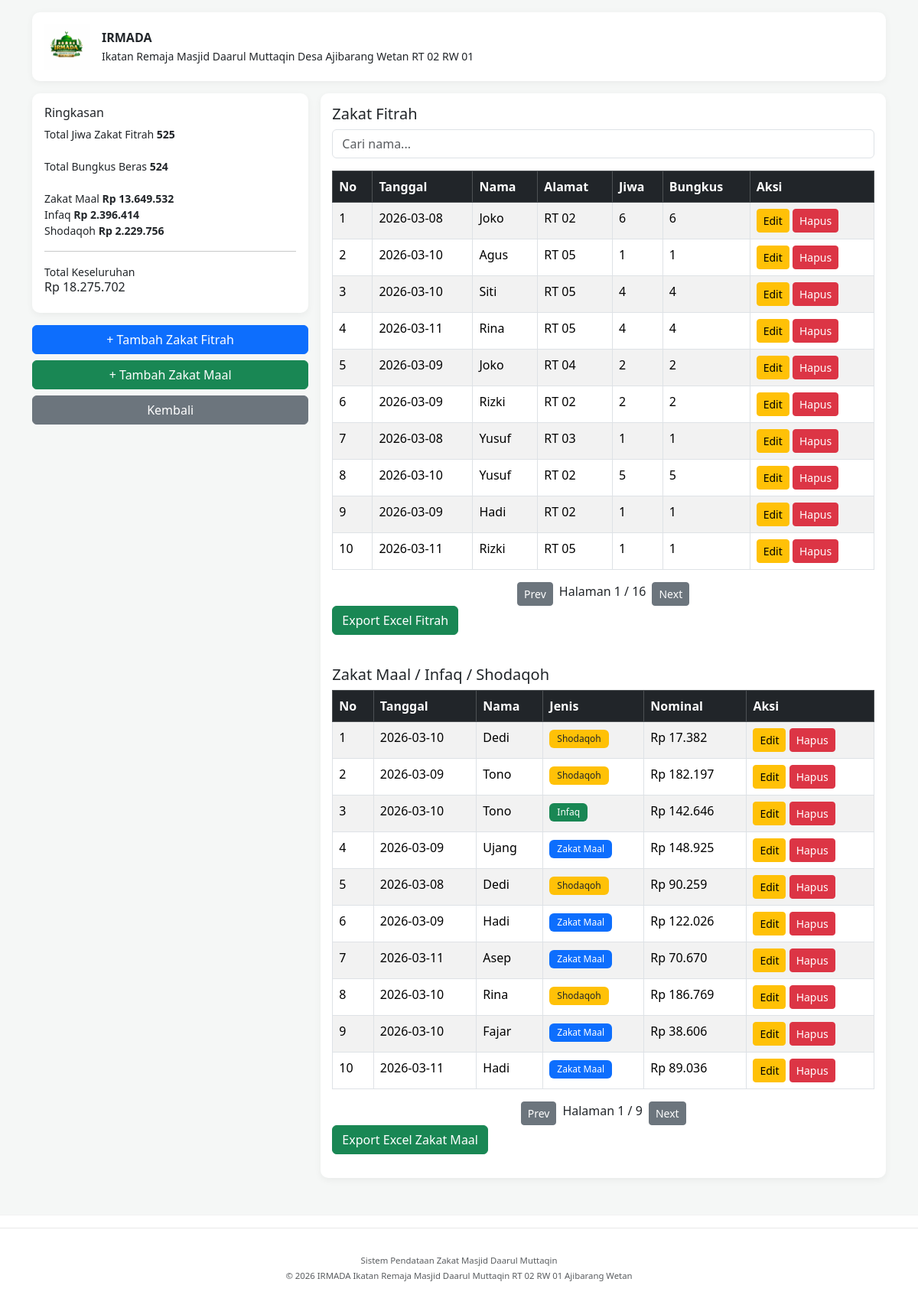
Screenshot of /laporan (signed in) with the database file from the repository.
### tables this page shows
CREATE TABLE fitrah (
id INTEGER PRIMARY KEY AUTOINCREMENT,
tanggal TEXT,
nama TEXT,
alamat TEXT,
jiwa INTEGER
, bungkus INTEGER);

CREATE TABLE maal (
id INTEGER PRIMARY KEY AUTOINCREMENT,
tanggal TEXT,
nama TEXT,
jenis TEXT,
nominal INTEGER
);

### main.py (the view)
@app.get("/laporan")
def laporan(request: Request):
    if not request.session.get("user"):
        return RedirectResponse("/login", status_code=303)
    conn = db()
    cur = conn.cursor()
    cur.execute("SELECT * FROM fitrah ORDER BY id DESC")
    data_fitrah = cur.fetchall()
    cur.execute("SELECT * FROM maal ORDER BY id DESC")
    data_maal = cur.fetchall()
    cur.execute("SELECT SUM(jiwa) FROM fitrah")
    total_jiwa = cur.fetchone()[0] or 0
    cur.execute("SELECT SUM(nominal) FROM maal")
    total_maal = cur.fetchone()[0] or 0
    cur.execute("SELECT SUM(bungkus) FROM fitrah")
    total_bungkus = cur.fetchone()[0] or 0
    cur.execute("SELECT SUM(nominal) FROM maal WHERE jenis='Zakat Maal'")
    total_zakatmaal = cur.fetchone()[0] or 0
    cur.execute("SELECT SUM(nominal) FROM maal WHERE jenis='Infaq'")
    total_infaq = cur.fetchone()[0] or 0
    cur.execute("SELECT SUM(nominal) FROM maal WHERE jenis='Shodaqoh'")
    total_shodaqoh = cur.fetchone()[0] or 0
    total_semua = total_zakatmaal + total_infaq + total_shodaqoh
    conn.close()
    return templates.TemplateResponse(
        "laporan.html",
        {
            "request": request,
            "fitrah": data_fitrah,
            "maal": data_maal,
            "total_jiwa": total_jiwa,
            "total_bungkus": total_bungkus,
            "total_zakatmaal": total_zakatmaal,
            "total_infaq": total_infaq,
            "total_shodaqoh": total_shodaqoh,
            "total_semua": total_semua
        }
    )

### templates/laporan.html (shortened to what this page needs)
<!DOCTYPE html>
<html>
<head>
<link href="https://cdn.jsdelivr.net/npm/bootstrap@5.3.2/dist/css/bootstrap.min.css" rel="stylesheet">
</head>
<body>
    <div class="container mt-3">
        <div class="header-mini mb-3">
            <div class="d-flex align-items-center">
                <img src="/static/logo.jpeg" class="logo me-3">
                <div>
                    <b>IRMADA</b><br>
                    <small>
Ikatan Remaja Masjid Daarul Muttaqin
Desa Ajibarang Wetan RT 02 RW 01
</small>
</div>
</div>
</div>
<div class="row g-3">
    <div class="col-12 col-lg-4">
        <div class="card summary-card p-3">
<h6>Ringkasan</h6>
<small>
Total Jiwa Zakat Fitrah
<b>{{ total_jiwa }}</b>
<br><br>
Total Bungkus Beras
<b>{{ total_bungkus }}</b>
<br><br>
Zakat Maal
<b>Rp {{ "{:,.0f}".format(total_zakatmaal).replace(",",".") }}</b>
<br>
Infaq
<b>Rp {{ "{:,.0f}".format(total_infaq).replace(",",".") }}</b>
<br>
Shodaqoh
<b>Rp {{ "{:,.0f}".format(total_shodaqoh).replace(",",".") }}</b>
<hr>
Total Keseluruhan
<h6>
    Rp {{ "{:,.0f}".format(total_semua).replace(",",".") }}
</h6>
</small>
</div>
<div class="mt-3">
    <a href="/fitrah" class="btn btn-primary w-100 mb-2">
        + Tambah Zakat Fitrah
</a>
<a href="/maal" class="btn btn-success w-100 mb-2">
    + Tambah Zakat Maal
</a>
<a href="/" class="btn btn-secondary w-100">
    Kembali
</a>
</div>
</div>
<div class="col-12 col-lg-8">
<div class="table-box">
    <h5>Zakat Fitrah</h5>
    <input
    type="text"
    id="searchInput"
    class="form-control mb-3"
    placeholder="Cari nama..."
    onkeyup="cariData()"
    >
    <div class="table-responsive">
<table id="tableFitrah" class="table table-striped table-bordered">
    <thead class="table-dark">
<tr>
    <th>No</th>
    <th>Tanggal</th>
    <th>Nama</th>
    <th>Alamat</th>
    <th>Jiwa</th>
    <th>Bungkus</th>
    <th>Aksi</th>
</tr>
</thead>
<tbody>
    {% for x in fitrah %}
    <tr>
        <td>{{ loop.index }}</td>
        <td>{{x[1]}}</td>
        <td>{{x[2]}}</td>
        <td>{{x[3]}}</td>
        <td>{{x[4]}}</td>
        <td>{{x[5]}}</td>
        <td>
<button
class="btn btn-warning btn-sm"
data-bs-toggle="modal"
data-bs-target="#editFitrah{{x[0]}}">
Edit
</button>
<a
class="btn btn-danger btn-sm"
href="/hapus_fitrah/{{x[0]}}"
onclick="return confirm('Hapus data?')">
Hapus
</a>
</td>
</tr>
{% endfor %}
</tbody>
</table>
<div class="d-flex justify-content-center mt-3">
<button class="btn btn-sm btn-secondary me-2" onclick="prevPageFitrah()">Prev</button>
<span id="pageInfoFitrah" class="me-2"></span>
<button class="btn btn-sm btn-secondary" onclick="nextPageFitrah()">Next</button>
</div>
    <a href="/export_fitrah" class="btn btn-success mb-3">
    Export Excel Fitrah
    </a>
</div>
<br>
<h5>Zakat Maal / Infaq / Shodaqoh</h5>
<div class="table-responsive">
    <table id="tableMaal" class="table table-striped table-bordered">
        <thead class="table-dark">
            <tr>
<th>No</th>
<th>Tanggal</th>
<th>Nama</th>
<th>Jenis</th>
<th>Nominal</th>
<th>Aksi</th>
</tr>
</thead>
<tbody>
    {% for x in maal %}
    <tr>
        <td>{{ loop.index }}</td>
        <td>{{x[1]}}</td>
        <td>{{x[2]}}</td>
        <td>
{% if x[3] == "Zakat Maal" %}
<span class="badge bg-primary">Zakat Maal</span>
{% elif x[3] == "Infaq" %}
<span class="badge bg-success">Infaq</span>
{% elif x[3] == "Shodaqoh" %}
<span class="badge bg-warning text-dark">Shodaqoh</span>
{% else %}
<span class="badge bg-secondary">{{x[3]}}</span>
{% endif %}
</td>
<td>Rp {{ "{:,.0f}".format(x[4]).replace(",",".") }}</td>
<td>
    <button
    class="btn btn-warning btn-sm"
data-bs-toggle="modal"
data-bs-target="#editMaal{{x[0]}}">
Edit
</button>
<a
class="btn btn-danger btn-sm"
href="/hapus_maal/{{x[0]}}"
onclick="return confirm('Hapus data?')">
Hapus
</a>
</td>
</tr>
{% endfor %}
</tbody>
</table>
<div class="d-flex justify-content-center mt-3">
<button class="btn btn-sm btn-secondary me-2" onclick="prevPageMaal()">Prev</button>
<span id="pageInfoMaal" class="me-2"></span>
<button class="btn btn-sm btn-secondary" onclick="nextPageMaal()">Next</button>
</div>
    <a href="/export_maal" class="btn btn-success mb-3">
    </a>
</div>
</div>
</div>
</div>
</div>
</body>
<footer class="mt-5">
<hr style="opacity:0.1">
<div class="text-center py-3">
<small class="text-muted">
<br>
</small>
</div>
</footer>
</html>

### templates/laporan.html (style rules this page uses)
body { background:#f5f7f6; }
.logo { width:60px; }
.header-mini { background:white; border-radius:10px; padding:15px; box-shadow:0 2px 10px rgba(0,0,0,0.05); }
.summary-card { border:none; border-radius:10px; box-shadow:0 3px 10px rgba(0,0,0,0.05); }
.table-box { background:white; border-radius:10px; padding:15px; box-shadow:0 3px 10px rgba(0,0,0,0.05); }
.badge { font-weight:500; padding:6px 10px; border-radius:6px; font-size:12px; }
footer { background:white; border-top:1px solid rgba(0,0,0,0.05); font-size:13px; }

### rows the page displays
fitrah: tanggal "2026-03-08", nama "Joko", alamat "RT 02", jiwa "6", bungkus "6"
fitrah: tanggal "2026-03-10", nama "Agus", alamat "RT 05", jiwa "1", bungkus "1"
fitrah: tanggal "2026-03-10", nama "Siti", alamat "RT 05", jiwa "4", bungkus "4"
fitrah: tanggal "2026-03-11", nama "Rina", alamat "RT 05", jiwa "4", bungkus "4"
fitrah: tanggal "2026-03-09", nama "Joko", alamat "RT 04", jiwa "2", bungkus "2"
fitrah: tanggal "2026-03-09", nama "Rizki", alamat "RT 02", jiwa "2", bungkus "2"
fitrah: tanggal "2026-03-08", nama "Yusuf", alamat "RT 03", jiwa "1", bungkus "1"
fitrah: tanggal "2026-03-10", nama "Yusuf", alamat "RT 02", jiwa "5", bungkus "5"
fitrah: tanggal "2026-03-09", nama "Hadi", alamat "RT 02", jiwa "1", bungkus "1"
fitrah: tanggal "2026-03-11", nama "Rizki", alamat "RT 05", jiwa "1", bungkus "1"
maal: tanggal "2026-03-10", nama "Dedi", jenis "Shodaqoh", nominal "17.382"
maal: tanggal "2026-03-09", nama "Tono", jenis "Shodaqoh", nominal "182.197"
maal: tanggal "2026-03-10", nama "Tono", jenis "Infaq", nominal "142.646"
maal: tanggal "2026-03-09", nama "Ujang", jenis "Zakat Maal", nominal "148.925"
maal: tanggal "2026-03-08", nama "Dedi", jenis "Shodaqoh", nominal "90.259"
maal: tanggal "2026-03-09", nama "Hadi", jenis "Zakat Maal", nominal "122.026"
maal: tanggal "2026-03-11", nama "Asep", jenis "Zakat Maal", nominal "70.670"
maal: tanggal "2026-03-10", nama "Rina", jenis "Shodaqoh", nominal "186.769"
maal: tanggal "2026-03-10", nama "Fajar", jenis "Zakat Maal", nominal "38.606"
maal: tanggal "2026-03-11", nama "Hadi", jenis "Zakat Maal", nominal "89.036"

### other values shown
{{ total_jiwa }} "525"
{{ total_bungkus }} "524"
{{ "{:,.0f}".format(total_zakatmaal).replace(",",".") }} "13.649.532"
{{ "{:,.0f}".format(total_infaq).replace(",",".") }} "2.396.414"
{{ "{:,.0f}".format(total_shodaqoh).replace(",",".") }} "2.229.756"
{{ "{:,.0f}".format(total_semua).replace(",",".") }} "18.275.702"
